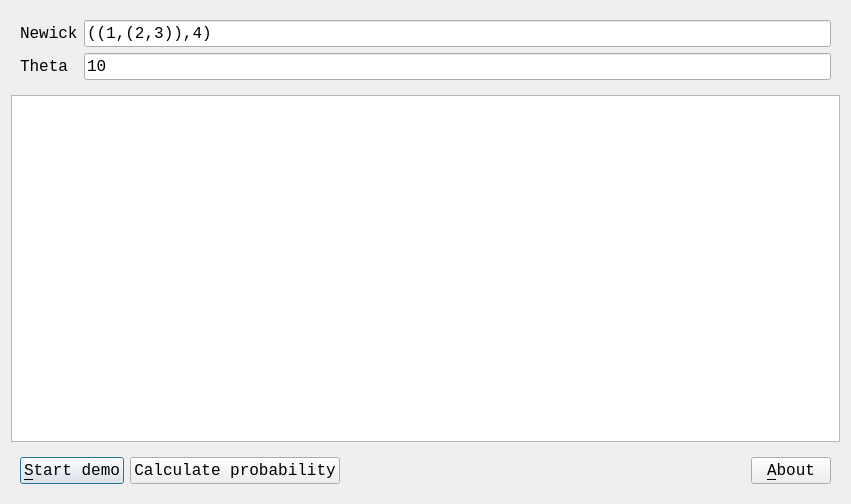
<?xml version="1.0" encoding="UTF-8"?>
<ui version="4.0">
 <class>DialogTestBinaryNewickVector</class>
 <widget class="QDialog" name="DialogTestBinaryNewickVector">
  <property name="geometry">
   <rect>
    <x>0</x>
    <y>0</y>
    <width>851</width>
    <height>504</height>
   </rect>
  </property>
  <property name="font">
   <font>
    <family>Courier New</family>
    <pointsize>12</pointsize>
   </font>
  </property>
  <property name="windowTitle">
   <string>TestBinaryNewickVector</string>
  </property>
  <property name="windowIcon">
   <iconset resource="resources.qrc">
    <normaloff>:/images/R.png</normaloff>:/images/R.png</iconset>
  </property>
  <layout class="QVBoxLayout" name="verticalLayout">
   <item>
    <widget class="QWidget" name="widget" native="true">
     <layout class="QGridLayout" name="gridLayout">
      <item row="0" column="0">
       <widget class="QLabel" name="label_newick">
        <property name="text">
         <string>Newick</string>
        </property>
       </widget>
      </item>
      <item row="0" column="1">
       <widget class="QLineEdit" name="edit_newick">
        <property name="text">
         <string>((1,(2,3)),4)</string>
        </property>
       </widget>
      </item>
      <item row="1" column="0">
       <widget class="QLabel" name="label_theta">
        <property name="text">
         <string>Theta</string>
        </property>
       </widget>
      </item>
      <item row="1" column="1">
       <widget class="QLineEdit" name="edit_theta">
        <property name="text">
         <string>10</string>
        </property>
       </widget>
      </item>
     </layout>
    </widget>
   </item>
   <item>
    <widget class="QPlainTextEdit" name="edit_text">
     <property name="readOnly">
      <bool>true</bool>
     </property>
    </widget>
   </item>
   <item>
    <widget class="QWidget" name="widget_2" native="true">
     <layout class="QHBoxLayout" name="horizontalLayout_2">
      <item>
       <widget class="QPushButton" name="button_demo">
        <property name="text">
         <string>&amp;Start demo</string>
        </property>
       </widget>
      </item>
      <item>
       <widget class="QPushButton" name="button_calculate">
        <property name="text">
         <string>Calculate probability</string>
        </property>
       </widget>
      </item>
      <item>
       <spacer name="horizontalSpacer">
        <property name="orientation">
         <enum>Qt::Horizontal</enum>
        </property>
        <property name="sizeHint" stdset="0">
         <size>
          <width>40</width>
          <height>20</height>
         </size>
        </property>
       </spacer>
      </item>
      <item>
       <widget class="QPushButton" name="button_about">
        <property name="text">
         <string>&amp;About</string>
        </property>
       </widget>
      </item>
     </layout>
    </widget>
   </item>
  </layout>
 </widget>
 <resources>
  <include location="resources.qrc"/>
 </resources>
 <connections/>
</ui>
